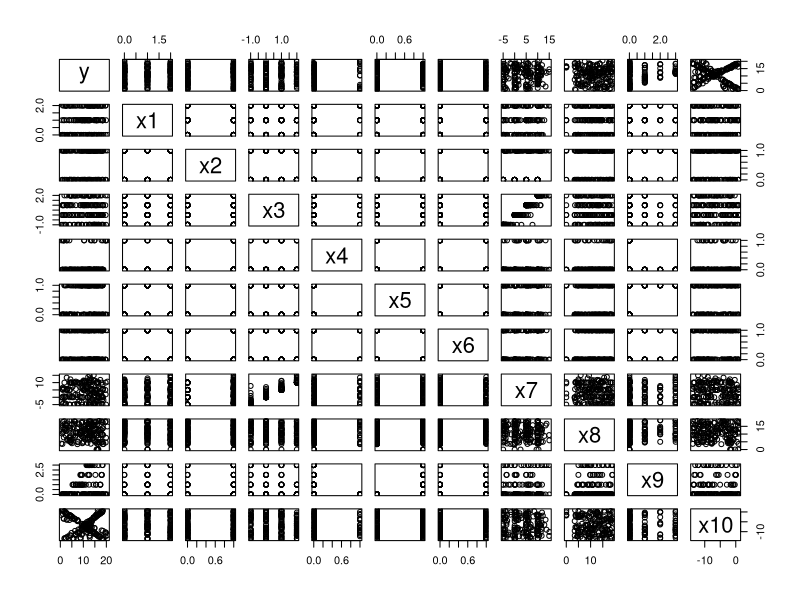
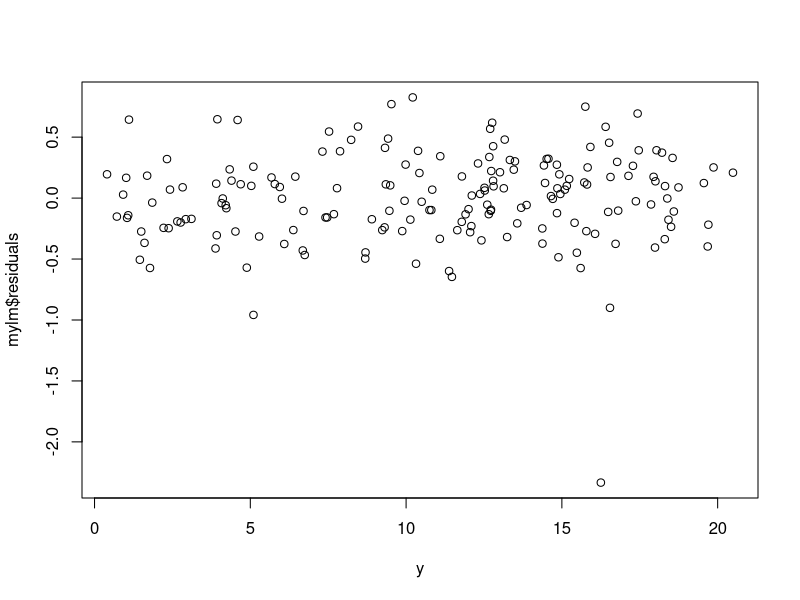
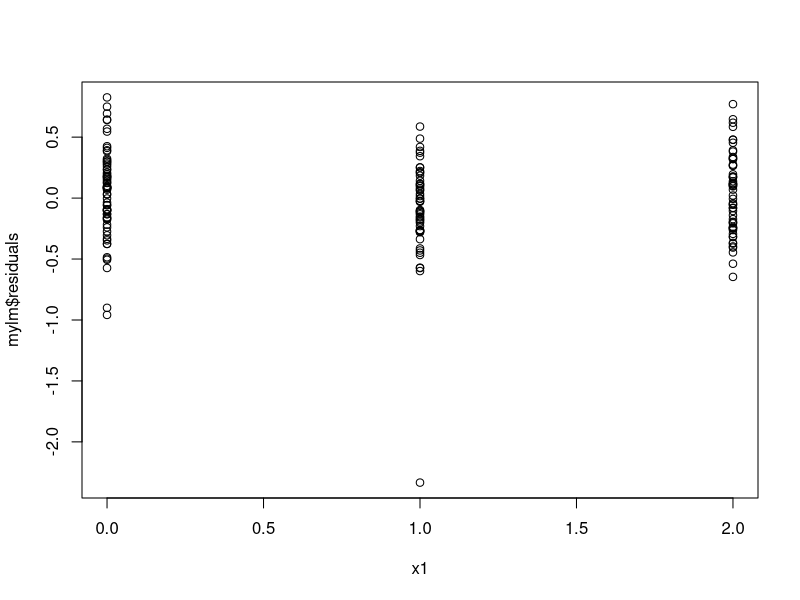
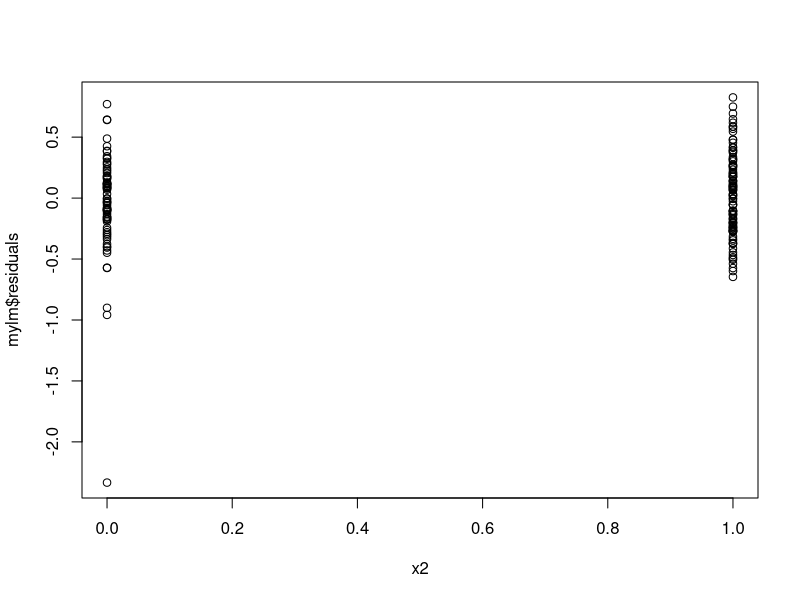
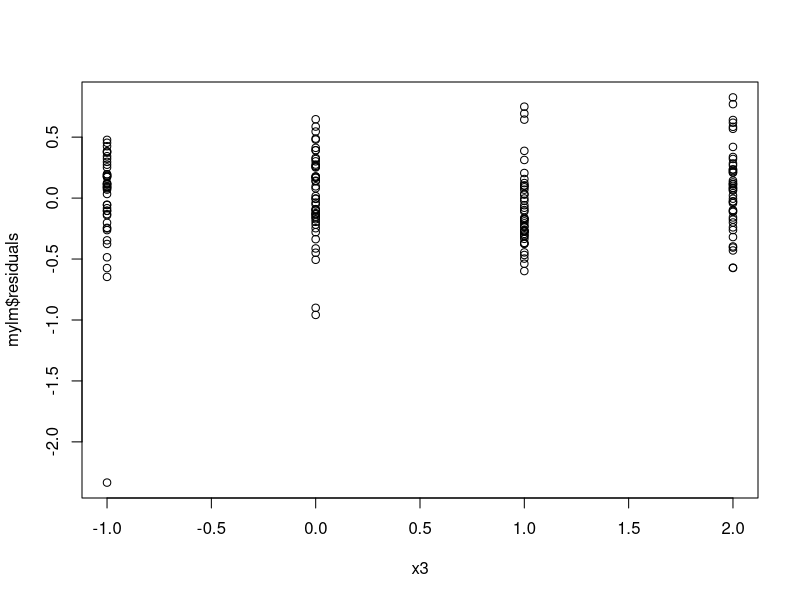
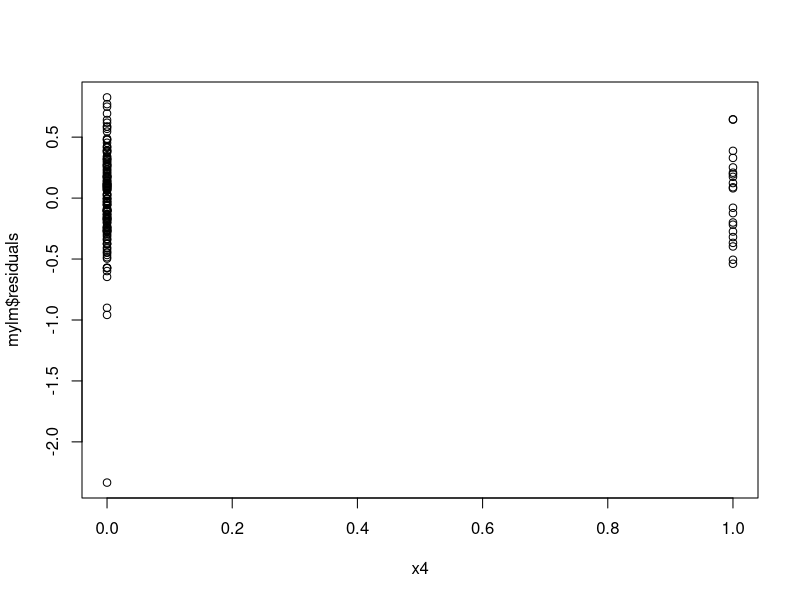
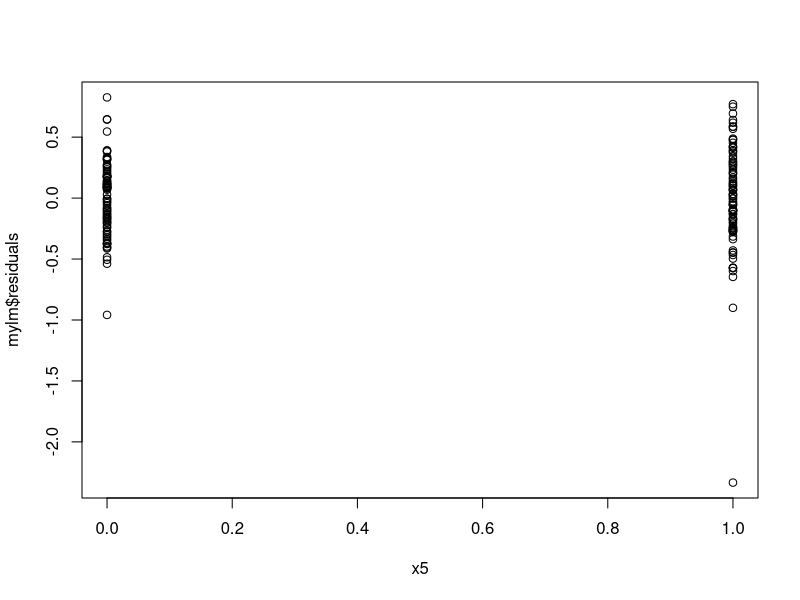
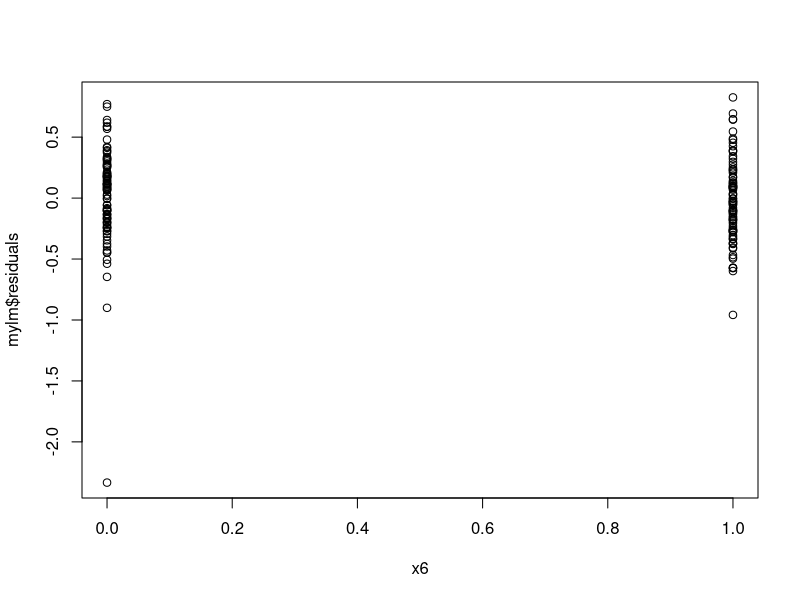

Reproduce these figures in R, in order.
## ---- chunk 1
knitr::opts_chunk$set(echo = TRUE)
## ---- chunk 2
library(tidyverse)

dat <- read_csv("saunders_Fall21_rbdata.csv")
## ---- chunk 3
pairs(dat)

mylm <- lm(y ~x10 + x5 + x9 + x9:I(x10^2) +x4:x10 + x4:I(x10^2) + x4:I(x10^3) + x5:x10, data = dat)
summary(mylm)
plot(mylm$residuals~.,data = dat)
## ---- chunk 4
col_inter <- interaction(as.factor(dat$x4), as.factor(dat$x9), as.factor(dat$x5))

plot(y~x10, pch = 16, data = dat, col = col_inter)

b <- coef(mylm)
b

x4 <- 0
x5 <- 0
x9 <- 0

curve(b[1] + b[2]*x + b[3]*x5 + b[4]*x9 + b[5]*x^2*x9 + b[6]*x*x4 + b[7]*x^2*x4 + b[8] * x^3*x4 + b[9]* x5*x, add = TRUE)

x4 <- 0
x5 <- 1
x9 <- 0

curve(b[1] + b[2]*x + b[3]*x5 + b[4]*x9 + b[5]*x^2*x9 + b[6]*x*x4 + b[7]*x^2*x4 + b[8] * x^3*x4 + b[9]* x5*x, add = TRUE)

x4 <- 0
x5 <- 1
x9 <- 1

curve(b[1] + b[2]*x + b[3]*x5 + b[4]*x9 + b[5]*x^2*x9 + b[6]*x*x4 + b[7]*x^2*x4 + b[8] * x^3*x4 + b[9]* x5*x, add = TRUE)


x4 <- 0
x5 <- 1
x9 <- 2

curve(b[1] + b[2]*x + b[3]*x5 + b[4]*x9 + b[5]*x^2*x9 + b[6]*x*x4 + b[7]*x^2*x4 + b[8] * x^3*x4 + b[9]* x5*x, add = TRUE)

x4 <- 0
x5 <- 1
x9 <- 3

curve(b[1] + b[2]*x + b[3]*x5 + b[4]*x9 + b[5]*x^2*x9 + b[6]*x*x4 + b[7]*x^2*x4 + b[8] * x^3*x4 + b[9]* x5*x, add = TRUE)

x4 <- 1
x5 <- 0
x9 <- 0

curve(b[1] + b[2]*x + b[3]*x5 + b[4]*x9 + b[5]*x^2*x9 + b[6]*x*x4 + b[7]*x^2*x4 + b[8] * x^3*x4 + b[9]* x5*x, add = TRUE)

